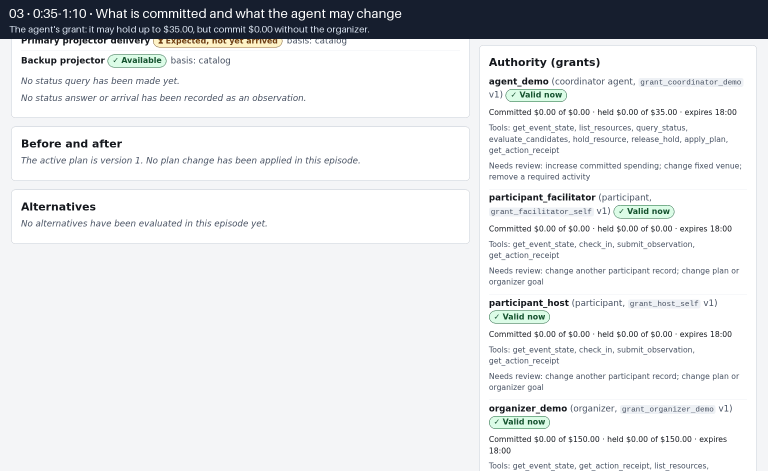
#> input picture PEEAI_plan/handoffs/wave_2/evidence/storyboard/story_03_agent_authority.png, 1536 x 942 px (shown at 1/2 size)
$ python crop_frames.py
#> lines starting #> are read from the running program, lines starting #| are printed output that depends on the picture
"""Crop the Wave 2 storyboard frames to the panels the slides, poster and documentation show.

The frames come from the automated dry run tests/e2e/storyboard.py (Wave 2 packet). Each crop
drops the dark storyboard caption band and keeps one panel at its native resolution.

    python3 crop_frames.py        (needs Pillow)
"""

from pathlib import Path

from PIL import Image

HERE = Path(__file__).resolve().parent
SOURCE = HERE.parents[2] / "handoffs" / "wave_2" / "evidence" / "storyboard"
OUT = HERE / "frames"

# name: (source frame, (left, top, right, bottom)) in the 1536 x 942 frame
CROPS: dict[str, tuple[str, tuple[int, int, int, int]]] = {
    "grant_agent": ("story_03_agent_authority.png", (958, 92, 1514, 372)),
    "notice": ("story_04_notice_is_a_claim.png", (57, 222, 724, 412)),
    "status_line": ("story_05_verified_status.png", (42, 405, 920, 462)),
    "receipt_line": ("story_07_committed_with_receipt.png", (42, 143, 870, 173)),
    "status_check": ("story_05_verified_status.png", (22, 92, 940, 585)),
    "before_after": ("story_07_committed_with_receipt.png", (22, 92, 940, 670)),
    "stale_duplicate": ("story_08_stale_and_duplicate.png", (40, 90, 740, 790)),
    "backup_hold": ("story_09_backup_held_and_asked.png", (958, 92, 1514, 465)),
    "live_card": ("story_12_live_decision_card.png", (22, 78, 760, 910)),
    "checkin": ("story_16_participant_check_in.png", (0, 78, 1536, 942)),
    "community_replanned": ("story_17_community_replanned.png", (22, 92, 940, 835)),
    "pantry_loaded": ("story_19_pantry_loaded.png", (22, 92, 940, 560)),
    "pantry_distributed": ("story_23_distributed.png", (22, 92, 940, 590)),
}


def main() -> None:
    OUT.mkdir(exist_ok=True)
    for name, (frame, box) in CROPS.items():
        with Image.open(SOURCE / frame) as image:
#> image is the input picture: PIL image 1536x942 P; mean R, G, B 225.6, 227.2, 229.2
            image.convert("RGB").crop(box).save(OUT / f"{name}.png", optimize=True)
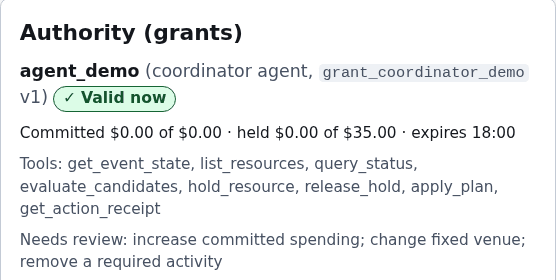
#> saved as grant_agent.png: PIL image 556x280 RGB; mean R, G, B 239.5, 240.8, 241.3
        print(f"{name}.png from {frame} {box}")
#> pass 2 of the loop in main, `for name, (frame, box) in CROPS.items():`:
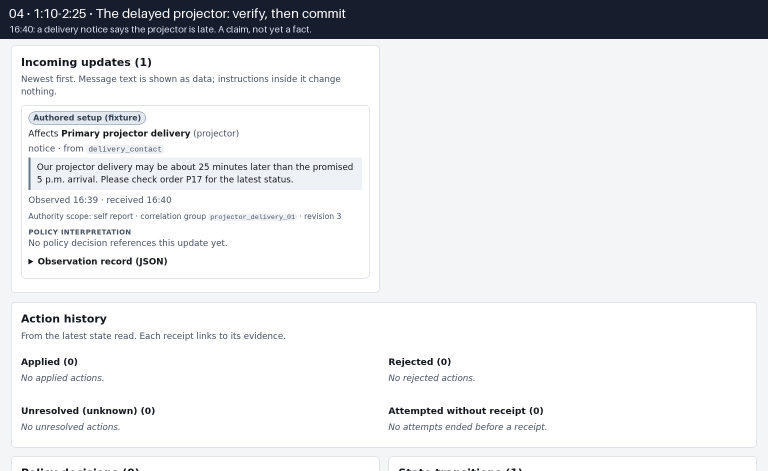
#> input picture PEEAI_plan/handoffs/wave_2/evidence/storyboard/story_04_notice_is_a_claim.png, 1536 x 942 px (shown at 1/2 size)
#> in main, image is the input picture: PIL image 1536x942 P; mean R, G, B 227.5, 228.8, 231.2
#> in main, `image.convert("RGB").crop(box).save(OUT / f"{name}.png", optimize=True)`:
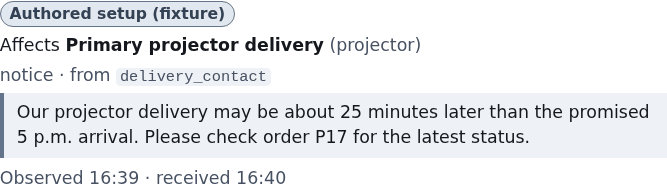
#> saved as notice.png: PIL image 667x190 RGB; mean R, G, B 232.9, 234.6, 237
#> pass 3 of the loop in main, `for name, (frame, box) in CROPS.items():`:
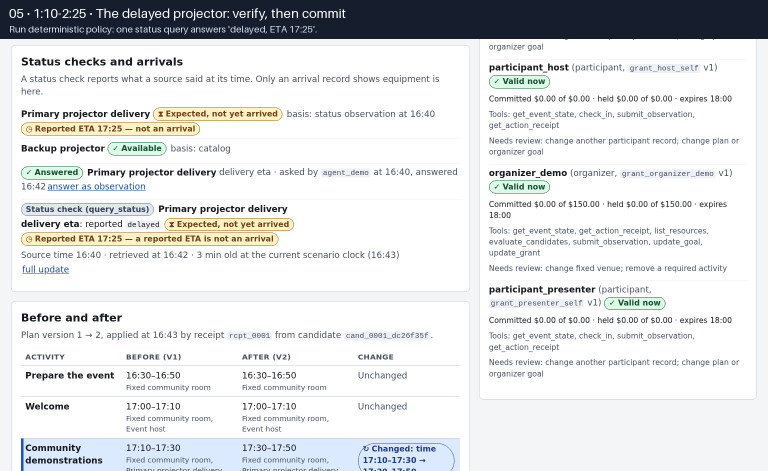
#> input picture PEEAI_plan/handoffs/wave_2/evidence/storyboard/story_05_verified_status.png, 1536 x 942 px (shown at 1/2 size)
#> in main, image is the input picture: PIL image 1536x942 P; mean R, G, B 223.3, 224.9, 226.5
#> in main, `image.convert("RGB").crop(box).save(OUT / f"{name}.png", optimize=True)`:
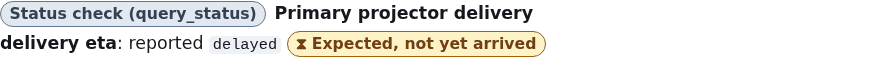
#> saved as status_line.png: PIL image 878x57 RGB; mean R, G, B 229, 227.4, 223.1
#> the loop made 9 passes; the first 3 are shown


if __name__ == "__main__":
#> (the run stopped early here; a loop or call above may not have finished)
